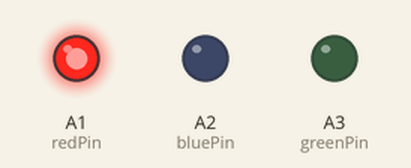
The sketch below on a simulated Arduino Uno, built with avr-gcc and run on an emulated ATmega328P. Parts: output pins drawn as LEDs (lit = HIGH).

Above: at 1.0 s.
At 3.0 s:
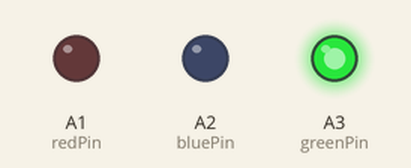
At 5.0 s:
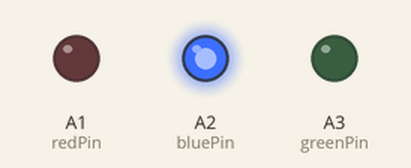
At 7.0 s:
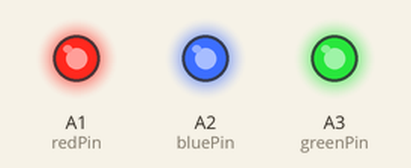
Timing chart, 0 to 10.4 s (numbered marks = the images above):
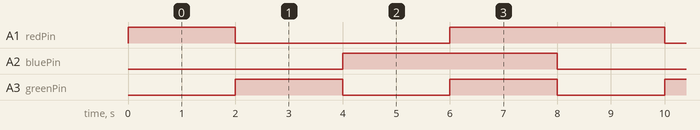

Measured:
- by itself, A1 (redPin): repeats every 8.0 s: LOW 4.0 s, HIGH 4.0 s
- by itself, A2 (bluePin): alternates HIGH for 4.0 s and LOW for 4.0 s
- by itself, A3 (greenPin): alternates HIGH for 2.0 s and LOW for 2.0 s

The sketch:

LED.ino
```cpp
int redPin = A1;
int greenPin = A3;
int bluePin = A2;


void setup()
{
  pinMode(redPin, OUTPUT);
  pinMode(greenPin, OUTPUT);
  pinMode(bluePin, OUTPUT);
}

void loop()
{
  setColor(255, 0, 0);  // red
  delay(2000);
  setColor(0, 255, 0);  // green
  delay(2000);
  setColor(0, 0, 255);  // blue
  delay(2000);
  setColor(255, 255, 255); //white
  delay(2000);

}

void setColor(int red, int green, int blue)
{
  #ifdef COMMON_ANODE
    red = 255 - red;
    green = 255 - green;
    blue = 255 - blue;
  #endif
  analogWrite(redPin, red);
  analogWrite(greenPin, green);
  analogWrite(bluePin, blue);
}
```
